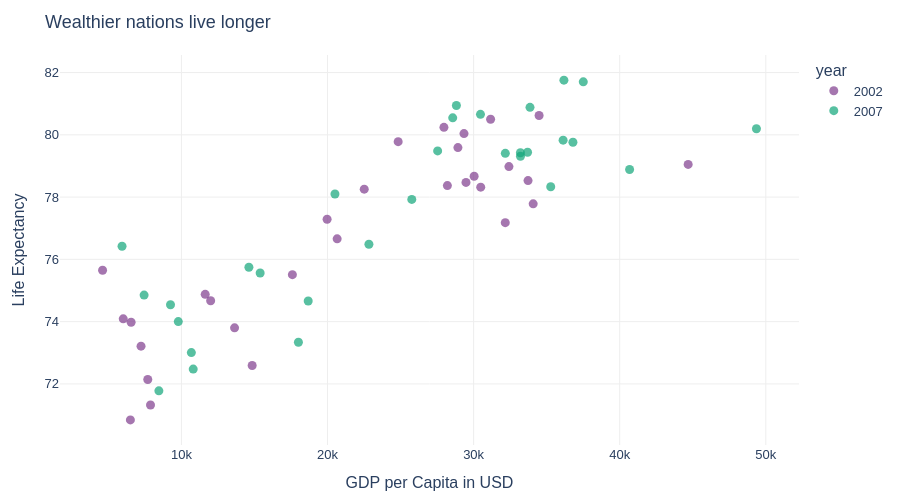

This figure's notebook cell:
### Markdown cell above
## Task 1 — Scatter: life expectancy change over time

**What to build:** A scatter showing **GDP per capita vs life expectancy** for **two years** (2002 and 2007) to show how both moved — use **colour for year** (just 2 colours), **one continent only**.

Choose any continent except Africa (that was the example). Highlight the change direction.

> 💡 Filter: `df.loc[df['continent'] == 'YOUR_CHOICE']` then filter years

### Code cell
# Task 1
# YOUR CODE HERE
df['year'] = df['year'].astype('str')
df1 = df.loc[df['continent'] == 'Europe']
df2 = df1[df1['year'].isin(['2002','2007'])]



fig = px.scatter(
    data_frame=df2, x='gdpPercap', y='lifeExp',
    color='year',                      # colour encodes category (continent)
    hover_name='country',                   # hover shows country name
    labels={'gdpPercap': 'GDP per Capita in USD',
            'lifeExp': 'Life Expectancy',
            'continent': ''},
    color_discrete_sequence=px.colors.qualitative.Bold  # plotly express 
)
fig.update_layout(
    title='Wealthier nations live longer',
    plot_bgcolor='white', paper_bgcolor='white',
    font=dict(family='Arial', size=13),
    yaxis=dict(showgrid=True, gridcolor='#EEEEEE'),
    xaxis=dict(showgrid=True, gridcolor='#EEEEEE'),
    margin=dict(l=60, r=40, t=55, b=40), height=500
)

fig.update_traces(marker=dict(size=9, opacity=0.7))
fig.show()

### Figure 1 — Plotly figure (JSON) as saved in the notebook; plotly's stock layout.template omitted (floating-point values rounded to 4 significant figures)
{"data": [{"hovertemplate": "<b>%{hovertext}</b><br><br>year=2002<br>GDP per Capita in USD=%{x}<br>Life Expectancy=%{y}<extra></extra>", "hovertext": ["Albania", "Austria", "Belgium", "Bosnia and Herzegovina", "Bulgaria", "Croatia", "Czech Republic", "Denmark", "Finland", "France", "Germany", "Greece", "Hungary", "Iceland", "Ireland", "Italy", "Montenegro", "Netherlands", "Norway", "Poland", "Portugal", "Romania", "Serbia", "Slovak Republic", "Slovenia", "Spain", "Sweden", "Switzerland", "Turkey", "United Kingdom"], "legendgroup": "2002", "marker": {"color": "rgb(127, 60, 141)", "opacity": 0.7, "size": 9, "symbol": "circle"}, "mode": "markers", "name": "2002", "orientation": "v", "showlegend": true, "type": "scatter", "x": [4604.0, 32420.0, 30490.0, 6019.0, 7697.0, 11630.0, 17600.0, 32170.0, 28200.0, 28930.0, 30040.0, 22510.0, 14840.0, 31160.0, 34080.0, 27970.0, 6557.0, 33720.0, 44680.0, 12000.0, 19970.0, 7885.0, 7236.0, 13640.0, 20660.0, 24840.0, 29340.0, 34480.0, 6508.0, 29480.0], "xaxis": "x", "y": [75.65, 78.98, 78.32, 74.09, 72.14, 74.88, 75.51, 77.18, 78.37, 79.59, 78.67, 78.26, 72.59, 80.5, 77.78, 80.24, 73.98, 78.53, 79.05, 74.67, 77.29, 71.32, 73.21, 73.8, 76.66, 79.78, 80.04, 80.62, 70.84, 78.47], "yaxis": "y"}, {"hovertemplate": "<b>%{hovertext}</b><br><br>year=2007<br>GDP per Capita in USD=%{x}<br>Life Expectancy=%{y}<extra></extra>", "hovertext": ["Albania", "Austria", "Belgium", "Bosnia and Herzegovina", "Bulgaria", "Croatia", "Czech Republic", "Denmark", "Finland", "France", "Germany", "Greece", "Hungary", "Iceland", "Ireland", "Italy", "Montenegro", "Netherlands", "Norway", "Poland", "Portugal", "Romania", "Serbia", "Slovak Republic", "Slovenia", "Spain", "Sweden", "Switzerland", "Turkey", "United Kingdom"], "legendgroup": "2007", "marker": {"color": "rgb(17, 165, 121)", "opacity": 0.7, "size": 9, "symbol": "circle"}, "mode": "markers", "name": "2007", "orientation": "v", "showlegend": true, "type": "scatter", "x": [5937.0, 36130.0, 33690.0, 7446.0, 10680.0, 14620.0, 22830.0, 35280.0, 33210.0, 30470.0, 32170.0, 27540.0, 18010.0, 36180.0, 40680.0, 28570.0, 9254.0, 36800.0, 49360.0, 15390.0, 20510.0, 10810.0, 9787.0, 18680.0, 25770.0, 28820.0, 33860.0, 37510.0, 8458.0, 33200.0], "xaxis": "x", "y": [76.42, 79.83, 79.44, 74.85, 73.0, 75.75, 76.49, 78.33, 79.31, 80.66, 79.41, 79.48, 73.34, 81.76, 78.89, 80.55, 74.54, 79.76, 80.2, 75.56, 78.1, 72.48, 74.0, 74.66, 77.93, 80.94, 80.88, 81.7, 71.78, 79.42], "yaxis": "y"}], "layout": {"font": {"family": "Arial", "size": 13}, "height": 500, "legend": {"title": {"text": "year"}, "tracegroupgap": 0}, "margin": {"b": 40, "l": 60, "r": 40, "t": 55}, "paper_bgcolor": "white", "plot_bgcolor": "white", "title": {"text": "Wealthier nations live longer"}, "xaxis": {"anchor": "y", "domain": [0, 1], "gridcolor": "#EEEEEE", "showgrid": true, "title": {"text": "GDP per Capita in USD"}}, "yaxis": {"anchor": "x", "domain": [0, 1], "gridcolor": "#EEEEEE", "showgrid": true, "title": {"text": "Life Expectancy"}}}}
